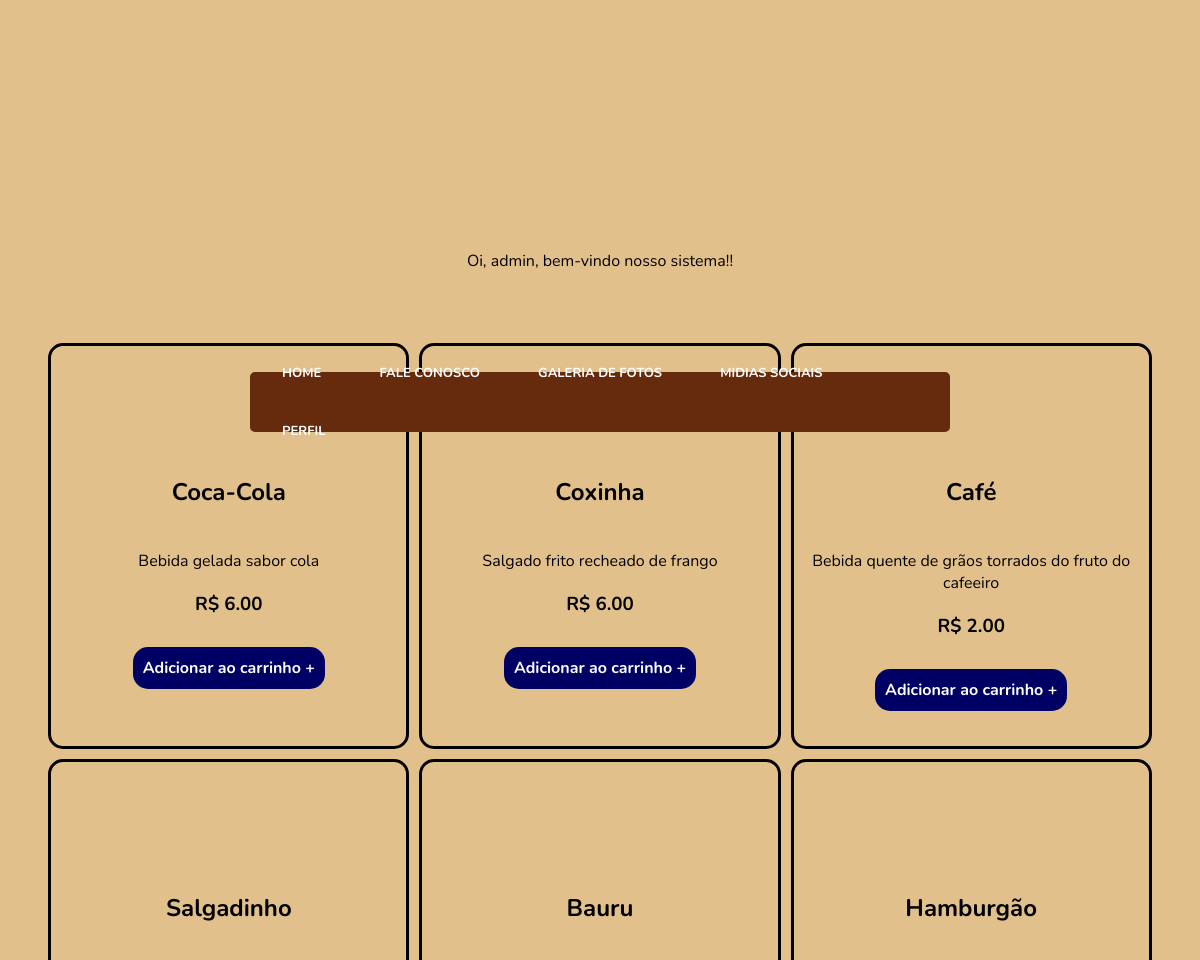
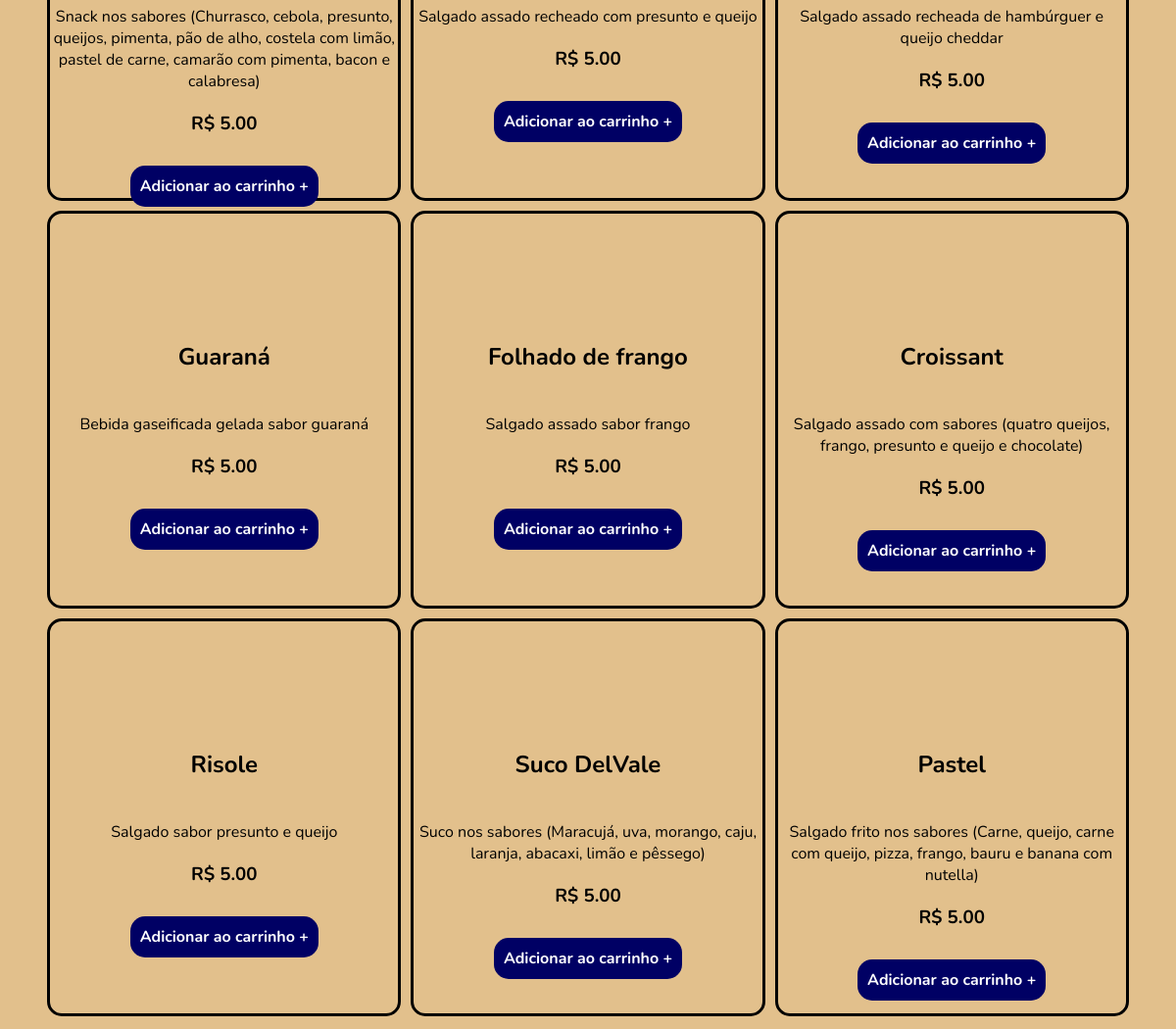
The page /index.php (signed in) on the database its author committed (2 pictures, top to bottom).
### tables this page shows
CREATE TABLE `produto` (
  `id` int(11) NOT NULL,
  `nome` varchar(50) DEFAULT NULL,
  `descricao` varchar(255) DEFAULT NULL,
  `tipo` varchar(50) DEFAULT NULL,
  `imagem` varchar(50) DEFAULT NULL,
  `valor` decimal(8,2) DEFAULT NULL
);

### index.php (the view, shortened to what this page needs)
<!DOCTYPE html>
<html lang="en">
<head>
    <link rel="stylesheet" href="nav.css">
    <link rel="stylesheet" href="main.css">
</head>
<body>
<div id="bgheader">
<header>
        <div class="nav">
            <ul>
                <a id="nav" href="#" translate="no"><li>HOME</li></a>
                <a id="nav" href="fut.html"><li>FALE CONOSCO</li></a>
                <a id="nav" href="grl.html"><li>GALERIA DE FOTOS</li></a>
                <a id="nav" href="youtube.com/rato.tv"><li>MIDIAS SOCIAIS</li></a>
                <a id="nav" href="youtube.com/rato.tv"><li>PERFIL</li></a>
            </ul>
        </div>
    </header>
</div><br><br><br><br><br><br><br><br><br><br><br>
<?php
if($_SESSION['log']!="ativo"){
   session_destroy();
   header("Location:acesso.php");
}
else{
    echo '<center>Oi, ' . $_SESSION['email']. ", bem-vindo nosso sistema!!<br><br><br><br>";
}
?>
<div class="container" >
<?php
include("conexao.php");
$select=$conexao->prepare("select * from produto");
$select->execute();
$fetch=$select->fetchAll();
foreach($fetch as $produto)
{
echo '<div class="table" style=" margin: 5px;  width: 30%;  height: 400px;  border: 3px solid #000;  border-radius: 15px; display: inline-table; font-family: Nunito;';
echo '<img src='.$produto['imagem'].' width="50px" heigth="50px"><br><br><br><br><br>';
echo '<h2 style="font-family: Nunito;"> ' . $produto['nome'] .'</h2><br>';
echo '' . $produto['descricao'] .'<br>';
echo '<h3> R$ ' . $produto['valor'] .'</h3><br>';
echo '<a href="carrinho.php?add=carrinho&id='.$produto['id'].'" style="background-color: rgb(0,0,100); color: white; text-decoration: none; padding: 10px; border-radius: 15px; font-weight: bold;">Adicionar ao carrinho +</a><br>';
echo '</div>';
}
?>
</div>
</body>
</html>

### nav.css (style rules this page uses)
header { position: absolute; left: 50%; top: 20%; transform: translate(-50%, -50%); display: flex; flex-direction: row; align-items: center; width: 700px; height: 60px; align-content: center; background-color: rgb(102, 42, 13); border-radius: 5px; }
ul { padding: 5px; height: min-content; }
li { display: inline-block; margin: 20px; }
#nav { color: white; font-family: 'Nunito'; font-weight: 600; font-size: small; padding: 15px 5px 15px 5px; margin: 2px; font-weight: bold; }

### main.css (style rules this page uses)
body { background-color: rgb(226, 192, 140); font-family: 'Nunito'; }
h2 { font-family: 'Nunito'; }

### rows shown on the page
produto: nome "Coca-Cola", descricao "Bebida gelada sabor cola", valor "6.00"
produto: nome "Coxinha", descricao "Salgado frito recheado de frango", valor "6.00"
produto: nome "Café", descricao "Bebida quente de grãos torrados do fruto do cafeeiro", valor "2.00"
produto: nome "Salgadinho", descricao "Snack nos sabores (Churrasco, cebola, presunto, queijos, pimenta, pão de alho, costela com limão, pastel de carne, camarão com pimenta, bacon e calabresa)", valor "5.00"
produto: nome "Bauru", descricao "Salgado assado recheado com presunto e queijo", valor "5.00"
produto: nome "Hamburgão", descricao "Salgado assado recheada de hambúrguer e queijo cheddar", valor "5.00"
produto: nome "Guaraná", descricao "Bebida gaseificada gelada sabor guaraná", valor "5.00"
produto: nome "Folhado de frango", descricao "Salgado assado sabor frango", valor "5.00"
produto: nome "Croissant", descricao "Salgado assado com sabores (quatro queijos, frango, presunto e queijo e chocolate)", valor "5.00"
produto: nome "Risole", descricao "Salgado sabor presunto e queijo", valor "5.00"
produto: nome "Suco DelVale", descricao "Suco nos sabores (Maracujá, uva, morango, caju, laranja, abacaxi, limão e pêssego)", valor "5.00"
produto: nome "Pastel", descricao "Salgado frito nos sabores (Carne, queijo, carne com queijo, pizza, frango, bauru e banana com nutella)", valor "5.00"

### other values the page prints
$_SESSION['email'] "admin"
